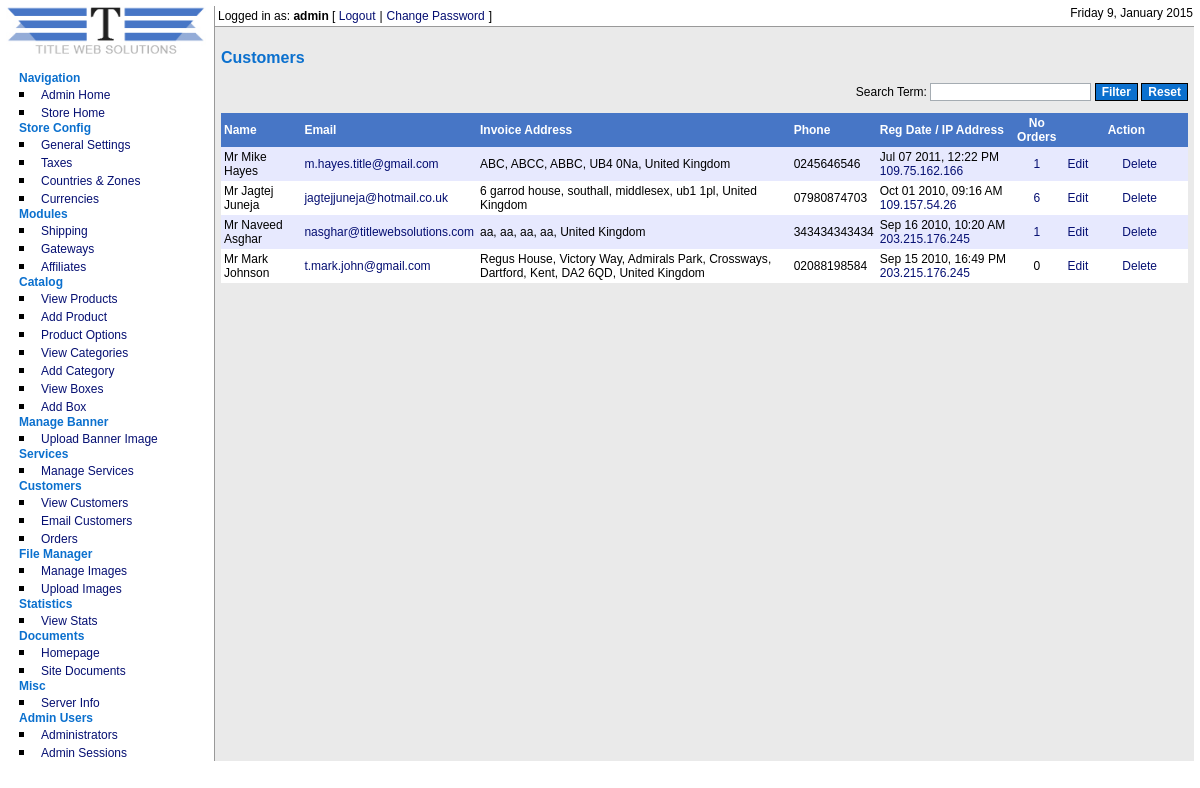
/admin/customers/index.php (signed in), run on the app's committed database.
### tables this page shows
CREATE TABLE IF NOT EXISTS `cubecart_admin_users` (
  `adminId` int(11) NOT NULL AUTO_INCREMENT,
  `name` varchar(255) NOT NULL DEFAULT '',
  `username` varchar(255) NOT NULL DEFAULT '',
  `password` varchar(32) NOT NULL DEFAULT '',
  `email` varchar(255) NOT NULL DEFAULT '',
  `noLogins` int(11) NOT NULL DEFAULT '0',
  `isSuper` int(11) NOT NULL DEFAULT '0',
  `notes` text,
  `failLevel` int(1) NOT NULL DEFAULT '0',
  `blockTime` int(10) NOT NULL DEFAULT '0',
  `lastTime` int(10) NOT NULL DEFAULT '0',
  KEY `adminId` (`adminId`)
);

CREATE TABLE IF NOT EXISTS `cubecart_customer` (
  `email` varchar(50) NOT NULL DEFAULT '',
  `password` varchar(100) NOT NULL DEFAULT '',
  `title` varchar(10) DEFAULT NULL,
  `firstName` varchar(255) NOT NULL DEFAULT '',
  `lastName` varchar(255) NOT NULL DEFAULT '',
  `add_1` varchar(100) NOT NULL DEFAULT '',
  `add_2` varchar(100) NOT NULL DEFAULT '',
  `town` varchar(100) NOT NULL DEFAULT '',
  `county` varchar(100) NOT NULL DEFAULT '',
  `zoneId` int(3) NOT NULL DEFAULT '0',
  `postcode` varchar(15) NOT NULL DEFAULT '',
  `country` char(3) NOT NULL DEFAULT '',
  `phone` varchar(20) NOT NULL DEFAULT '',
  `mobile` varchar(50) DEFAULT NULL,
  `comments` text NOT NULL,
  `customer_id` int(11) NOT NULL AUTO_INCREMENT,
  `regTime` int(10) NOT NULL DEFAULT '0',
  `ipAddress` varchar(30) NOT NULL DEFAULT '',
  `noOrders` int(11) DEFAULT '0',
  `optIn1st` int(11) NOT NULL DEFAULT '0',
  `htmlEmail` int(11) NOT NULL DEFAULT '1',
  `type` int(11) DEFAULT '0',
  PRIMARY KEY (`customer_id`)
);

CREATE TABLE IF NOT EXISTS `cubecart_iso_countries` (
  `id` int(11) NOT NULL AUTO_INCREMENT,
  `iso` char(2) NOT NULL DEFAULT '',
  `printable_name` varchar(80) NOT NULL DEFAULT '',
  `iso3` char(3) DEFAULT NULL,
  `numcode` smallint(6) DEFAULT NULL,
  PRIMARY KEY (`iso`),
  KEY `id` (`id`),
  KEY `id_2` (`id`)
);

### admin/customers/index.php (the view, shortened to what the rows shown need)
<?php
include("../../includes/global.inc.php");
require_once("../../classes/db.inc.php");
$db = new db();
include_once("../../includes/functions.inc.php");
$config = fetchDbConfig("config");
include_once("../../language/".$config['defaultLang']."/lang.inc.php");
include_once("../../includes/sslSwitch.inc.php");
include("../includes/auth.inc.php");
include("../includes/header.inc.php");
$rowsPerPage = 25;
	if(isset($_GET['edit']) && $_GET['edit']>0){
		$query = sprintf("SELECT * FROM ".$glob['dbprefix']."CubeCart_customer WHERE customer_id = %s AND type = 1", $db->mySQLSafe($_GET['edit']));
	} else {
		$query = "SELECT * FROM ".$glob['dbprefix']."CubeCart_customer WHERE type = 1 ORDER BY regTime DESC";
	}
	if(isset($_GET['page'])){
		$page = $_GET['page'];
	} else {
		$page = 0;
	}
	$results = $db->select($query, $rowsPerPage, $page);
?>
<?php
if(!isset($_GET['mode']) && !isset($_GET['edit'])){
?>
<table width="100%" border="0" cellspacing="0" cellpadding="3" class="mainTable">
<?php
if($results == TRUE){
	for ($i=0; $i<count($results); $i++){
	$cellColor = cellColor($i);
?>
  <tr>
    <td class="<?php echo $cellColor; ?>"><span class="tdText"><?php echo $results[$i]['title']; ?> <?php echo $results[$i]['firstName']; ?> <?php echo $results[$i]['lastName']; ?></span></td>
    <td class="<?php echo $cellColor; ?>"><a href="mailto:<?php echo $results[$i]['email']; ?>" class="txtLink"><?php echo $results[$i]['email']; ?></a></td>
    <td class="<?php echo $cellColor; ?>">
	<span class="tdText"><?php
	if(!empty($results[$i]['add_1'])) echo $results[$i]['add_1'].", ";
	if(!empty($results[$i]['town'])) echo $results[$i]['town'].", ";
	if(!empty($results[$i]['county'])) echo $results[$i]['county'].", ";
	if(!empty($results[$i]['postcode'])) echo $results[$i]['postcode'].", ";
	if(!empty($results[$i]['country'])) echo countryName($results[$i]['country']);
	?>
	</span></td>
    <td class="<?php echo $cellColor; ?>"><span class="tdText"><?php echo $results[$i]['phone']; ?></span></td>
    <td nowrap='nowrap' class="<?php echo $cellColor; ?>"><span class="tdText">
		<?php echo formatTime($results[$i]['regTime']); ?><br />
		<a href="javascript:;" class="txtLink" onclick="openPopUp('../misc/lookupip.php?ip=<?php echo $results[$i]['ipAddress']; ?>','misc',300,120)"><?php echo $results[$i]['ipAddress']; ?></a></span>
	</td>
    <td align="center" class="<?php echo $cellColor; ?>">
	<?php if($results[$i]['noOrders']>0) { ?>
	<a href="../orders/index.php?customer_id=<?php echo $results[$i]['customer_id']; ?>" class="txtLink"><?php echo $results[$i]['noOrders']; ?></a>
	<?php } else { ?>
	<span class="tdText"><?php echo $results[$i]['noOrders']; ?></span>
	<?php } ?>
	</td>
    <td class="<?php echo $cellColor; ?>"><a <?php if(permission("customers","edit")==TRUE){?>href="?edit=<?php echo $results[$i]['customer_id']; ?>" class="txtLink"<?php } else { echo $link401; } ?>><?php echo $lang['admin']['edit']; ?></a></td>
    <td align="center" width="10%" class="<?php echo $cellColor; ?>"><a <?php if(permission("customers","delete")==TRUE){?>href="javascript:decision('<?php echo $lang['admin']['delete_q']; ?>','?delete=<?php echo $results[$i]['customer_id']; ?>');" class="txtLink"<?php } else { echo $link401; } ?>><?php echo $lang['admin']['delete']; ?></a></td>
  </tr>
<?php
  		}
	} else { ?>
   <tr>
    <td colspan="6" class="tdText"><?php echo $lang['admin']['customers']['no_cust_exist']; ?></td>
  </tr>
<?php
  }
?>
</table>
<?php } ?>
<?php include("../includes/footer.inc.php"); ?>

### admin/includes/header.inc.php (shortened to what the rows shown need)
<!DOCTYPE HTML PUBLIC "-//W3C//DTD XHTML 1.0 Transitional//EN" "http://www.w3.org/TR/xhtml1/DTD/xhtml1-transitional.dtd">
<html xmlns="http://www.w3.org/1999/xhtml">
<head>
<link href="<?php echo $GLOBALS['rootRel']; ?>admin/styles/style.css" rel="stylesheet" type="text/css" />
</head>
<body>
<?php
if(isset($_SESSION['ccAdmin']) && strpos(dirname($_SERVER['PHP_SELF']), $_SESSION['ccAdminPath']) == 0){ ?>
<table width="100%" border="0" cellspacing="0" cellpadding="0">
  <tr>
    <td valign="top" width="180" rowspan="3" class="tdNav">
<?php include($GLOBALS['rootDir']."/admin/includes/navigation.inc.php"); ?>
	</td>
  </tr>
  <tr>
  <td valign="top" class="tdContent">
<div id="topBar">
<div id="loginBar">
	<span class="txtLogin"><?php echo $lang['admin']['incs']['logged_in_as'];?> <strong><?php echo $ccAdminData[0]['username']; ?></strong> [ </span><a href="<?php echo $GLOBALS['rootRel']; ?>admin/logout.php" class="txtLink"><?php echo $lang['admin']['incs']['logout'];?></a> <span class="txtLogin">|</span> <a href="<?php echo $GLOBALS['rootRel'];?>admin/adminusers/changePass.php" class="txtLink"><?php echo $lang['admin']['incs']['change_pass'];?></a> <span class="txtLogin">]</span>
</div>
<div id="dateBar">
	<span class="txtLogin"><?php echo formatTime(time(),$strftime); ?></span>
</div>
</div>
<div id="contentPad">
<?php } ?>

### data on the page
cubecart_admin_users: username "admin"
cubecart_customer: title "Mr", firstName "Mike", lastName "Hayes", email "m.hayes.title@gmail.com", add_1 "ABC", town "ABCC", county "ABBC", postcode "UB4 0Na", country.printable_name "United Kingdom", phone "0245646546", regTime "Jul 07 2011, 12:22 PM", ipAddress "109.75.162.166", noOrders "1"
cubecart_customer: title "Mr", firstName "Jagtej", lastName "Juneja", email "jagtejjuneja@hotmail.co.uk", add_1 "6 garrod house", town "southall", county "middlesex", postcode "ub1 1pl", country.printable_name "United Kingdom", phone "07980874703", regTime "Oct 01 2010, 09:16 AM", ipAddress "109.157.54.26", noOrders "6"
cubecart_customer: title "Mr", firstName "Naveed", lastName "Asghar", email "nasghar@titlewebsolutions.com", add_1 "aa", town "aa", county "aa", postcode "aa", country.printable_name "United Kingdom", phone "343434343434", regTime "Sep 16 2010, 10:20 AM", ipAddress "203.215.176.245", noOrders "1"
cubecart_customer: title "Mr", firstName "Mark", lastName "Johnson", email "t.mark.john@gmail.com", add_1 "Regus House, Victory Way, Admirals Park, Crossways", town "Dartford", county "Kent", postcode "DA2 6QD", country.printable_name "United Kingdom", phone "02088198584", regTime "Sep 15 2010, 16:49 PM", ipAddress "203.215.176.245", noOrders "0"

### other printed values
$lang['admin']['nav']['navigation'] "Navigation"
$lang['admin']['nav']['admin_home'] "Admin Home"
$lang['admin']['nav']['store_home'] "Store Home"
$lang['admin']['nav']['store_config'] "Store Config"
$lang['admin']['nav']['gen_settings'] "General Settings"
$lang['admin']['nav']['taxes'] "Taxes"
$lang['admin']['nav']['countries_zones'] "Countries & Zones"
$lang['admin']['nav']['currencies'] "Currencies"
$lang['admin']['nav']['modules'] "Modules"
$lang['admin']['nav']['shipping'] "Shipping"
$lang['admin']['nav']['gateways'] "Gateways"
$lang['admin']['nav']['affiliates'] "Affiliates"
$lang['admin']['nav']['catalog'] "Catalog"
$lang['admin']['nav']['view_products'] "View Products"
$lang['admin']['nav']['add_product'] "Add Product"
